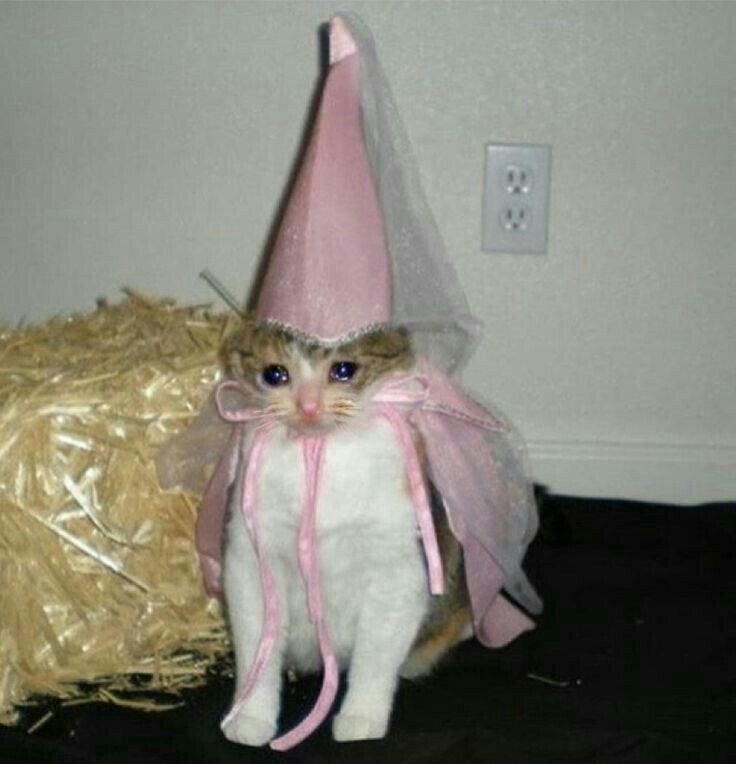
#> input picture PRACT1/troste.jpg, 736 x 764 px
$ python prueba.py
#> lines starting #> are read from the running program, lines starting #| are printed output that depends on the picture; after the words box and inside, x2 and y2 are one past the last pixel; in counts of white or black regions, pixels touching at a corner belong together
import os
os.environ['QT_QPA_PLATFORM'] = 'xcb' ##

import cv2
import numpy as np

# Cargar una imagen desde el archivo
image = cv2.imread('troste.jpg')
#> image is the input picture: shape (764, 736, 3); mean B, G, R 120.1, 131, 133.2


print("Hola, este programa te genera distintos filtros:")

#############################################
#############################################
#############################################
print("Aquí filtro rojo")
# APLICAR FILTRO ROJO
rojo = image.copy()
for fil in range(rojo.shape[0]):
    for col in range(rojo.shape[1]):
        pixel_value = rojo[fil, col]
        pixel_value[0] = 0 # Azul
        pixel_value[1] = 0 # Verde


# Guardar la imagen con filtro rojo
cv2.imwrite('FiltroRojo.jpg', rojo)
print("Filtro Rojo guardado.")


#############################################
#############################################
#############################################
print("Aquí filtro azul")
# APLICAR FILTRO AZUL
azul = image.copy()
for fil in range(azul.shape[0]):
    for col in range(azul.shape[1]):
        pixel_value = azul[fil, col]
        pixel_value[1] = 0 # Verde
        pixel_value[2] = 0 # Rojo

# Guardar la imagen con filtro azul
cv2.imwrite('FiltroAzul.jpg', azul)
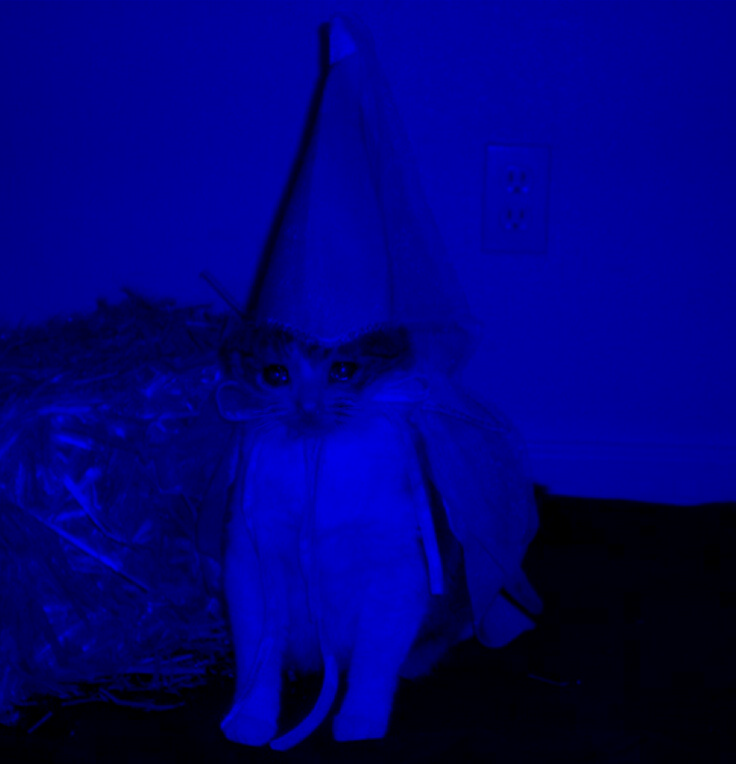
#> saved as FiltroAzul.jpg: shape (764, 736, 3); mean B, G, R 120.1, 0, 0
print("Filtro Azul guardado.")


#############################################
#############################################
#############################################
print("Aquí filtro verde")
# APLICAR FILTRO VERDE
verde = image.copy()
for fil in range(verde.shape[0]):
    for col in range(verde.shape[1]):
        pixel_value = verde[fil, col]
        pixel_value[0] = 0 # azul
        pixel_value[2] = 0 # Rojo


# Guardar la imagen con filtro verde
cv2.imwrite('FiltroVerde.jpg', verde)
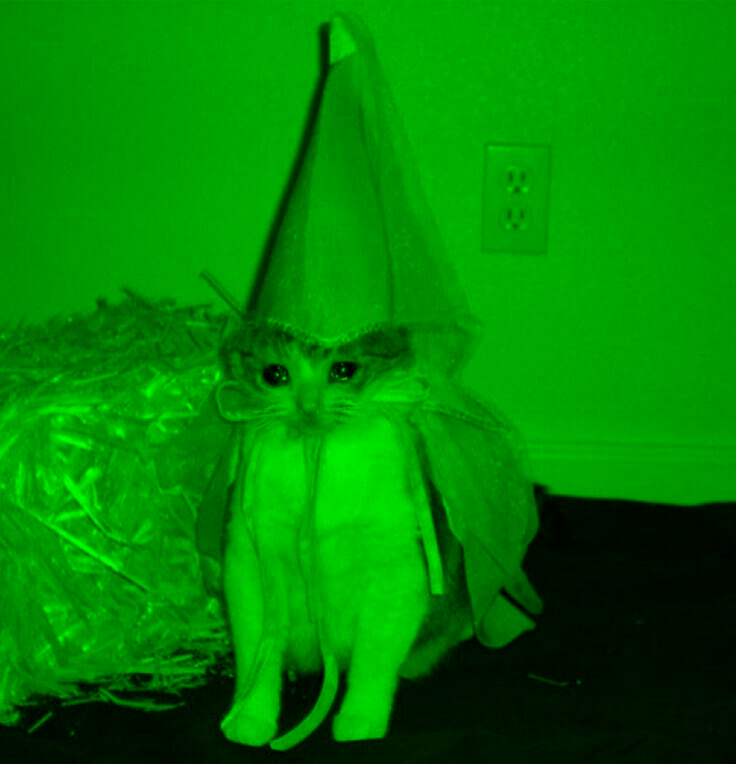
#> saved as FiltroVerde.jpg: shape (764, 736, 3); mean B, G, R 0, 131, 0
print("Filtro Verde guardado.")


#############################################
#############################################
#############################################
print("Aquí filtro MICA")
# APLICAR FILTRO MICA
mica = image.copy()
pixelRosa =  (230, 50, 250) #(255,0,0) #(255, 182, 193)
for fil in range(mica.shape[0]):
    for col in range(mica.shape[1]):
        mica[fil, col] = mica[fil, col] & pixelRosa
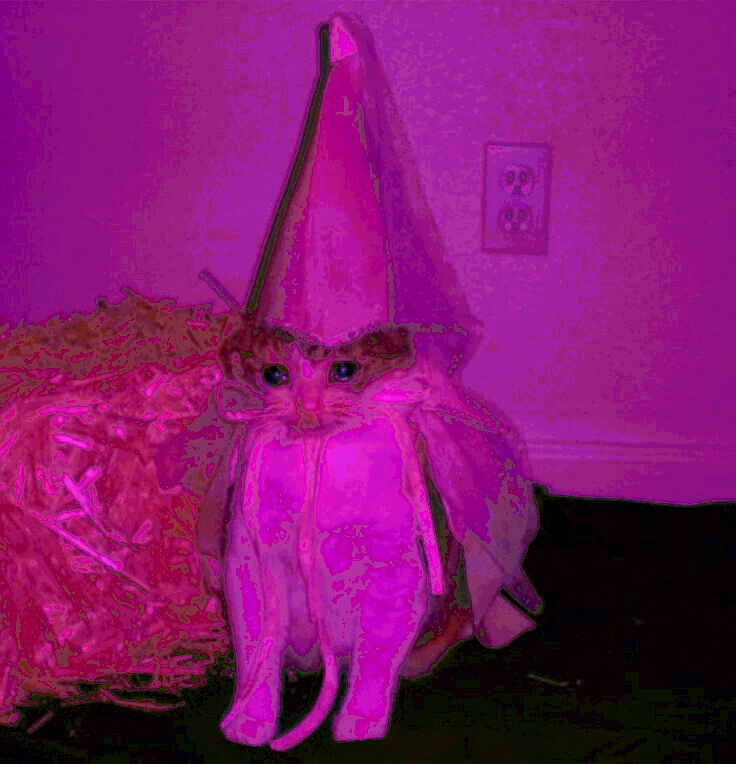
#> mica: shape (764, 736, 3); mean B, G, R 108.2, 21.5, 130.7


# Guardar la imagen con filtro mica
cv2.imwrite('FiltroMica.jpg', mica)
print("Filtro Mica guardado.")


#############################################
#############################################
#############################################
print("Aquí filtro brillo")
# APLICAR FILTRO BRILLO
brillo = image.copy()
const = 50
for fil in range(brillo.shape[0]):
    for col in range(brillo.shape[1]):
        for rgb in range (2):
            pixel_value = brillo[fil, col]
            if (pixel_value[rgb] + const)>255 :
                pixel_value[rgb] = 255
            else :
                pixel_value[rgb] = pixel_value[rgb] + const


# Guardar la imagen con filtro brillo
cv2.imwrite('FiltroBrillo.jpg', brillo)
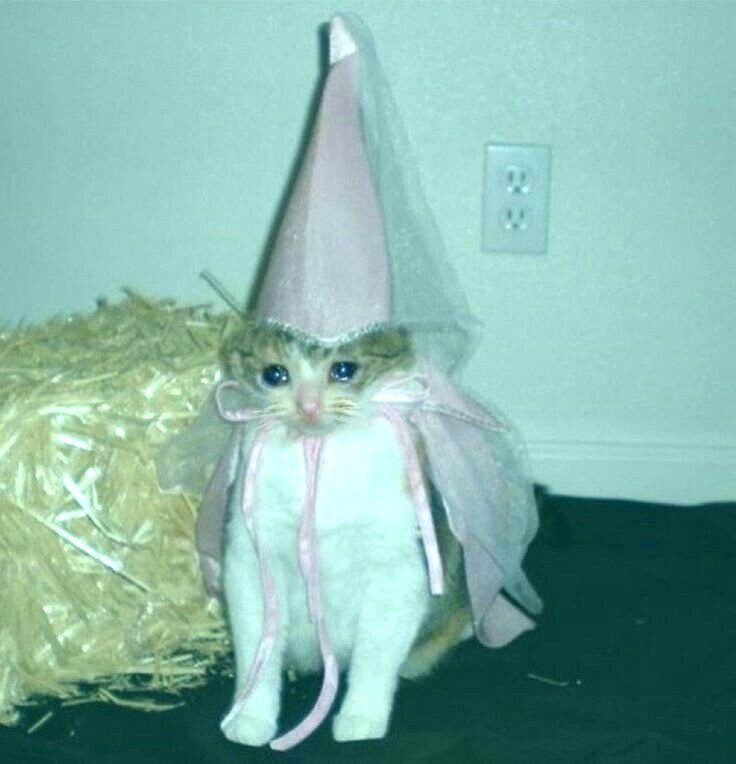
#> saved as FiltroBrillo.jpg: shape (764, 736, 3); mean B, G, R 169.9, 180.7, 133.2
print("Filtro Mica guardado.")


#############################################
#############################################
#############################################
print("Aquí filtro gris")
# APLICAR FILTRO GRIS
gris = image.copy()
prom = 0
for fil in range(gris.shape[0]):
    for col in range(gris.shape[1]):
        pixel_value = gris[fil, col]
        cero = int(pixel_value[0])
        uno =  int(pixel_value[1])
        dos = int(pixel_value[2])
        prom = ( cero + uno + dos)/3

        if prom > 255:
            prom = 255

        pixel_value[0] = prom
        pixel_value[1] = prom
        pixel_value[2] = prom

# Guardar la imagen con filtro gris
cv2.imwrite('FiltroGris.jpg', gris)
print("Filtro GRis guardado.")


#############################################
#############################################
#############################################
image2 = cv2.imread('FiltroGris.jpg')
#> image2: shape (764, 736, 3); min 0, max 252, mean 127.9

print("Aquí filtro Alto Contraste")
# APLICAR FILTRO
altoC = image2.copy()
for fil in range(altoC.shape[0]):
    for col in range(altoC.shape[1]):
        pixel_value = altoC[fil, col]

        if pixel_value[0] >= 128 :
            pixel_value[0] = 255
            pixel_value[1] = 255
            pixel_value[2] = 255
        else:
            pixel_value[0] = 0
            pixel_value[1] = 0
            pixel_value[2] = 0


# Guardar la imagen con filtro
cv2.imwrite('FiltroALtoContraste.jpg', altoC)
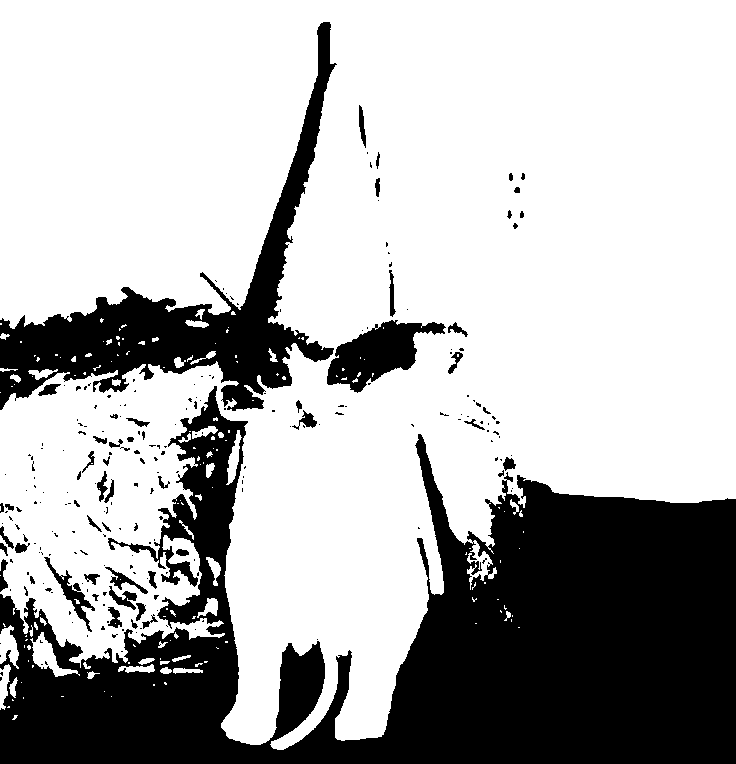
#> saved as FiltroALtoContraste.jpg: shape (764, 736, 3); 70.4% white; 236 black regions (180 under 20 px), largest, box (x1, y1, x2, y2) and area: (0, 386, 736, 764) 130313, (0, 22, 337, 411) 26418, (327, 320, 446, 393) 4159
print("Filtro Alto Contraste guardado.")


#############################################
#############################################
#############################################
print("Aquí filtro Inverso")
# APLICAR FILTRO
inverso = image2.copy()
for fil in range(inverso.shape[0]):
    for col in range(inverso.shape[1]):
        pixel_value = inverso[fil, col]

        if pixel_value[0] <= 128 :
            pixel_value[0] = 255
            pixel_value[1] = 255
            pixel_value[2] = 255
        else:
            pixel_value[0] = 0
            pixel_value[1] = 0
            pixel_value[2] = 0
# Guardar la imagen con filtro
cv2.imwrite('FiltroInverso.jpg', inverso)
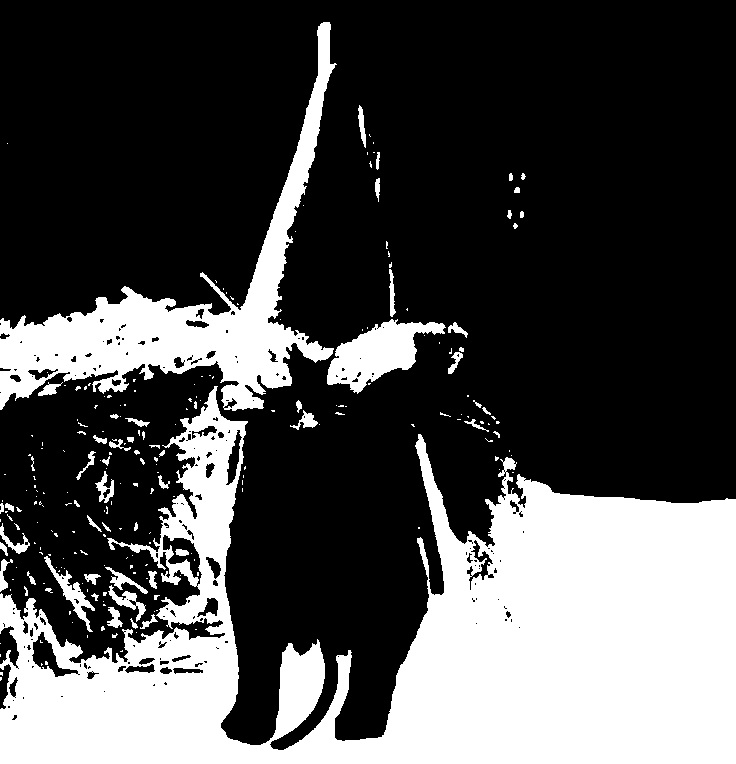
#> saved as FiltroInverso.jpg: shape (764, 736, 3); 30% white; 234 white regions (175 under 20 px), largest, box (x1, y1, x2, y2) and area: (0, 386, 736, 764) 131533, (0, 22, 337, 411) 26792, (327, 319, 446, 394) 4217
print("Filtro Inverso guardado.")


#############################################
#############################################
#############################################
print("Aquí filtro Mosaico")
# APLICAR FILTR0
mosaico = image.copy()

tamMosaico = 20

largo= image.shape[0] #Saco dimensiones de la imagen
#> largo = 764
ancho = image.shape[1]
#> ancho = 736

for fila in range(0, largo, tamMosaico):
    for columna in range(0, ancho, tamMosaico):

        prom0 = 0
        prom1 = 0
        prom2 = 0

        for fil in range(fila, min(fila + tamMosaico, largo)):
            for col in range(columna, min(columna + tamMosaico, ancho)):
                pixel_value = mosaico[fil, col]
                prom0 += int(pixel_value[0])
                prom1 += int(pixel_value[1])
                prom2 += int(pixel_value[2])

        prom0 /=(tamMosaico*tamMosaico)
        prom1 /=(tamMosaico*tamMosaico)
        prom2 /=(tamMosaico*tamMosaico)

        if prom0 > 255:
            prom0 = 255

        if prom1 > 255:
            prom1 = 255

        if prom2 > 255:
            prom2 = 255
        for fil in range(fila, min(fila + tamMosaico, largo)):
            for col in range(columna, min(columna + tamMosaico, ancho)):
                mosaico[fil, col]=(prom0,prom1,prom2)
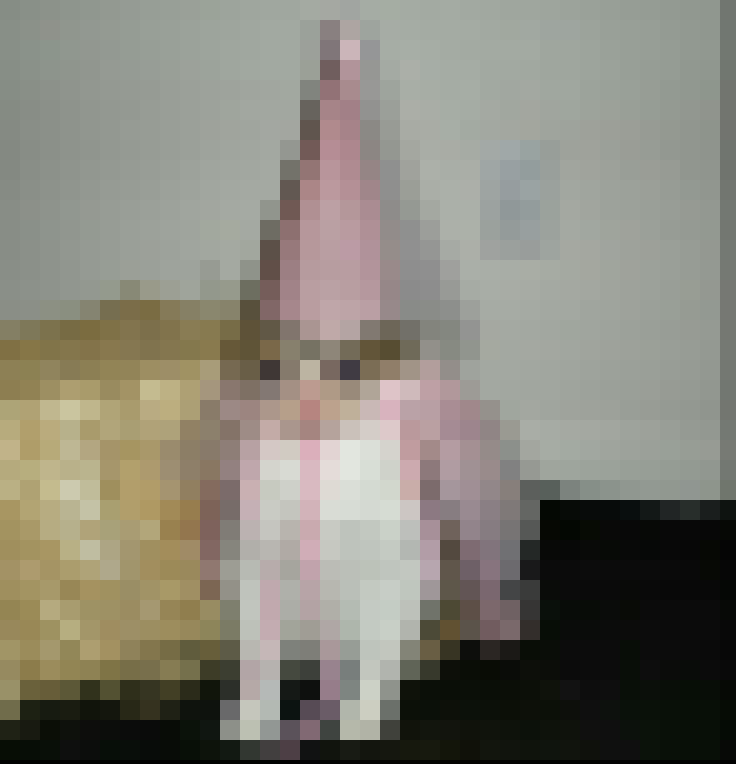
#> mosaico: shape (764, 736, 3); mean B, G, R 119.1, 130, 132.2


# Guardar la imagen con filtro
cv2.imwrite('FiltroMosaico.jpg', mosaico)
print("Filtro Mosaico guardado.")


print("Fin programa. Las imagenes con filtro se guardaron en esta carpeta.")
